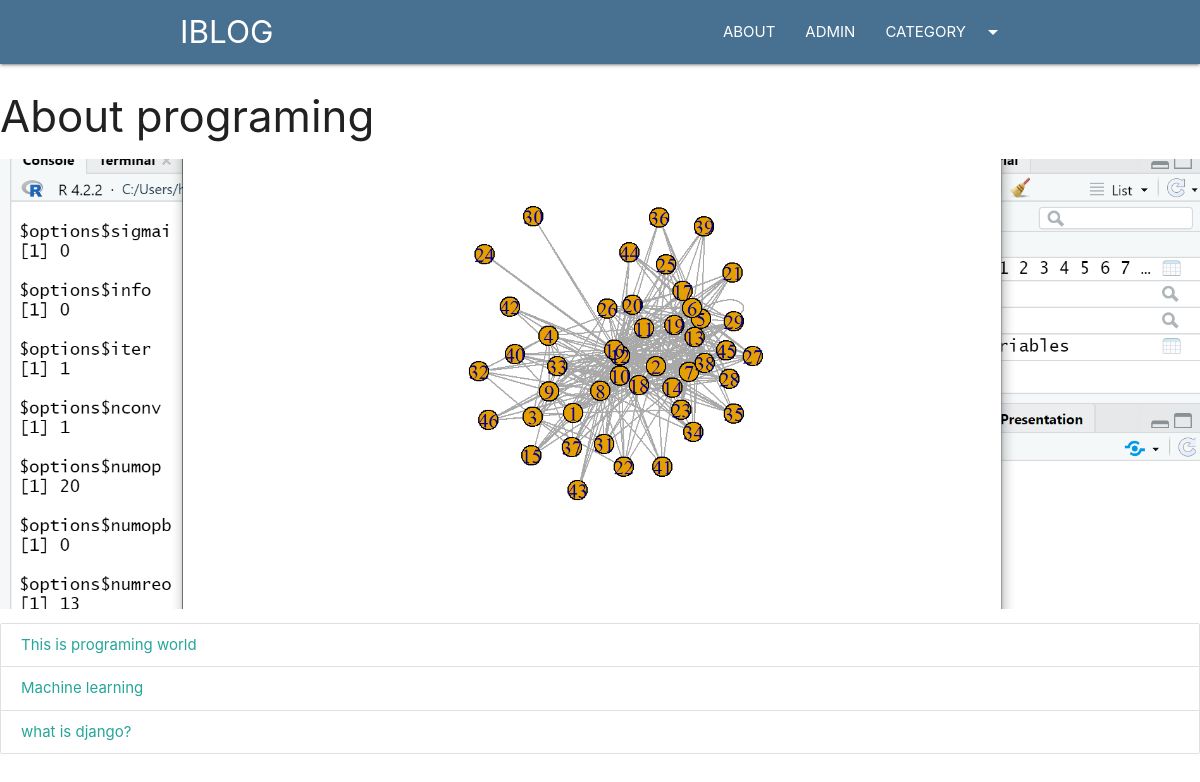
Screenshot of /category/dm with the database file from the repository.
### blog/models.py (models this page shows, shortened)
class Category(models.Model):
    cat_id=models.AutoField(primary_key=True)
    title= models.CharField(max_length=100)
    description= models.TextField()
    url=models.CharField(max_length=100)
    image=models.ImageField(upload_to='category/')
    add_date= models.DateTimeField(auto_now_add=True, null=True)

class Post(models.Model):
    post_id=models.AutoField(primary_key=True)
    title=models.CharField(max_length=200)
    content=models.TextField()
    url=models.CharField(max_length=100)
    cat = models.ForeignKey(Category, on_delete=models.CASCADE)
    image=models.ImageField(upload_to='post/')

### blog/views.py (the view)
# urls.py: path('category/<slug:url>',category)
def category(request, url):
    cat=Category.objects.get(url=url)
    posts=Post.objects.filter(cat=cat)
    return render(request,'category.html',{'cat':cat, 'posts':posts})

### templates/category.html (shortened to what this page needs)
{%extends 'base.html' %}
{%block content%}
<div class="container-custom">
    <h3>{{cat.title}}</h3>
    <div class="img-container">
        <img src="/media/{{cat.image}}" class="responsive-img" style="max-height:450px;width:100%;object-fit:cover;"
             alt="">
    </div>
    <div class="collection">
        {%for p in posts %}
        <a href="/blog/{{p.url}}" class="collection-item">{{p.title}}</a>
        {% empty %}
        <h3>No posts in this category</h3>
        {%endfor%}
    </div>
</div>
{%endblock%}

### rows the page displays
Category: title "About programing", image (picture)
Post: title "This is programing world"
Post: title "Machine learning"
Post: title "what is django?"
